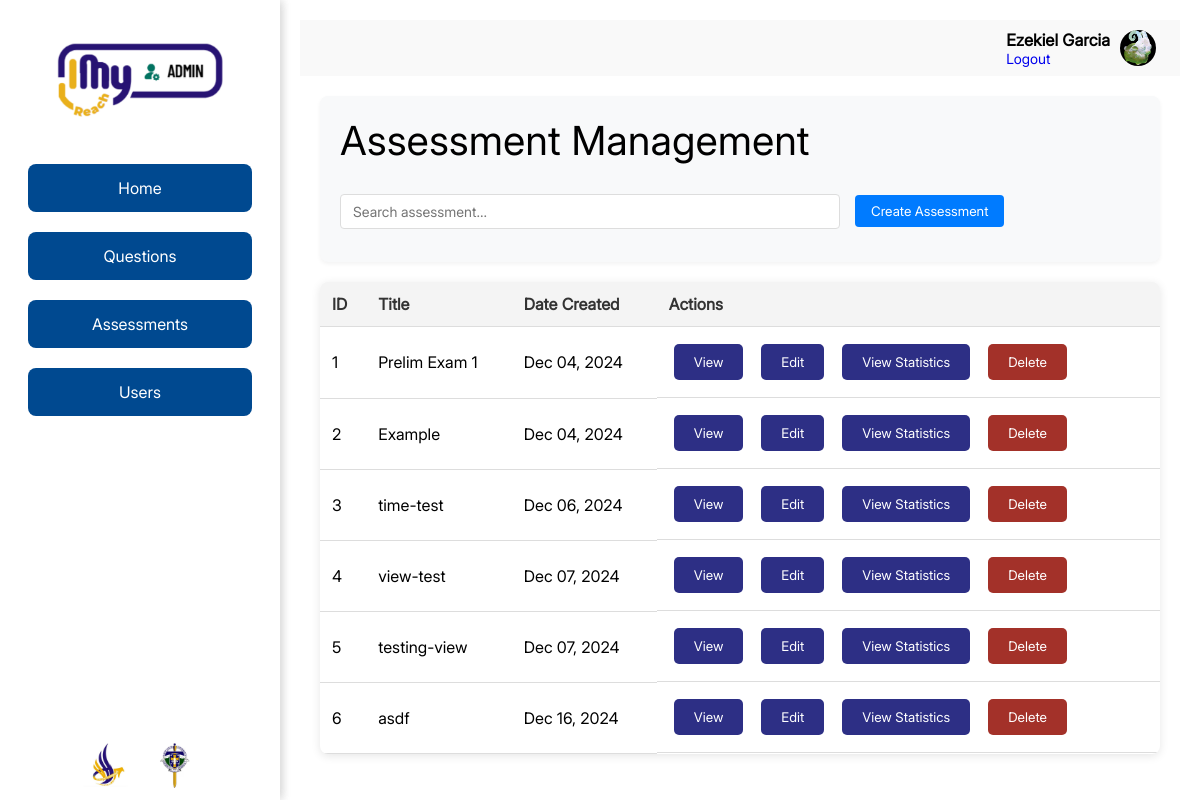
Page /assessments.php (signed in) on the committed database.
### tables this page shows
CREATE TABLE IF NOT EXISTS `assessments` (
  `id` int NOT NULL AUTO_INCREMENT,
  `title` varchar(255) NOT NULL,
  `date_created` date DEFAULT NULL,
  PRIMARY KEY (`id`)
);

### php/assessment-queries/get_assessments.php (the view, shortened to what this page needs)
<?php
include('php/db.php');
function getAssessments() {
    global $conn;
    $sql = "SELECT id, title, date_created FROM assessments";
    $stmt = $conn->prepare($sql);
    $stmt->execute();
    $result = $stmt->get_result();
    return $result->fetch_all(MYSQLI_ASSOC);
}
function displayAssessments($assessments) {
    ?>
    <div id="assessments-container">
        <div class="table-responsive">
            <table id="assessmentsTable">
                <thead>
                    <tr>
                        <th>ID</th>
                        <th>Title</th>
                        <th>Date Created</th>
                        <th>Actions</th>
                    </tr>
                </thead>
                <tbody id="assessments-tbody">
                    <?php foreach ($assessments as $assessment): ?>
                        <tr id="assessment-<?php echo htmlspecialchars($assessment['id']); ?>">
                            <td><?php echo htmlspecialchars($assessment['id']); ?></td>
                            <td><?php echo htmlspecialchars($assessment['title']); ?></td>
                            <td><?php echo date('M d, Y', strtotime($assessment['date_created'])); ?></td>
                            <td class="action-buttons">
                                <button class="view-btn" onclick="window.location.href='assessment.php?assessment_id=<?php echo htmlspecialchars($assessment['id']); ?>'">
                                    View
                                </button>
                                <button class="edit-btn" onclick="editAssessment(<?php echo htmlspecialchars($assessment['id']); ?>)">
                                    Edit
                                </button>
                                 <button class="view-btn" onclick="window.location.href='assessment_statistics.php?assessment_id=<?php echo htmlspecialchars($assessment['id']); ?>'">
                                    View Statistics
                                </button>
                                <button class="del-btn" onclick="deleteAssessment(<?php echo htmlspecialchars($assessment['id']); ?>)">
                                    Delete
                                </button>
                            </td>
                        </tr>
                    <?php endforeach; ?>
                </tbody>
            </table>
        </div>
    </div>
    <?php
}
?>

### styles/styles.css (style rules this page uses)
* { margin: 0; padding: 0; box-sizing: border-box; font-family: Inter; }
html, body { height: 100%; margin: 0; padding: 0; overflow: hidden; }
:root { --inter: 'Inter', sans-serif; --light: #F9F9F9; --blue: #3C91E6; --light-blue: #CFE8FF; --grey: #eee; --dark-grey: #AAAAAA; --dark: #342E37; --dark-green: #45a049; --green: #4CAF50; }
.view-btn, .del-btn, .edit-btn, .save-btn, .publish-btn, .unpublish-btn, .view2-btn, .ans-btn { background-color: #2d2f85; color: white; padding: 10px 20px; margin: 5px; border: none; border-radius: 5px; cursor: pointer; }
.del-btn { background-color: #a33129; }
.edit-btn { background: #2d2f85; }

### styles/main.css (style rules this page uses)
.table-responsive { margin-top: 20px; }
table { width: 100%; border-collapse: collapse; background: white; border-radius: 8px; overflow: hidden; }
th, td { padding: 12px 15px; text-align: left; border-bottom: 1px solid #ddd; }
th { background: #f4f6f8; font-weight: 600; color: #333; }
.action-buttons { display: flex; gap: 8px; }

### styles/table.css (style rules this page uses)
table { width: 100%; border-collapse: collapse; margin-top: 20px; box-shadow: 0 2px 10px rgba(0, 0, 0, 0.1); }
th, td { padding: 12px; text-align: left; border-bottom: 1px solid #ddd; }
th { background-color: #f4f4f4; color: #333; }

### rows in the picture
assessments: id "1", title "Prelim Exam 1", date_created "Dec 04, 2024"
assessments: id "2", title "Example", date_created "Dec 04, 2024"
assessments: id "3", title "time-test", date_created "Dec 06, 2024"
assessments: id "4", title "view-test", date_created "Dec 07, 2024"
assessments: id "5", title "testing-view", date_created "Dec 07, 2024"
assessments: id "6", title "asdf", date_created "Dec 16, 2024"

### other values in the picture
$_SESSION['first_name'] . ' ' . $_SESSION['last_name'] "Ezekiel Garcia"
